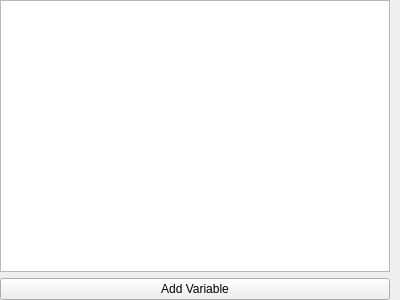
<?xml version="1.0" encoding="UTF-8"?>
<ui version="4.0">
 <class>variables_panel</class>
 <widget class="QWidget" name="variables_panel">
  <property name="geometry">
   <rect>
    <x>0</x>
    <y>0</y>
    <width>400</width>
    <height>300</height>
   </rect>
  </property>
  <property name="windowTitle">
   <string>Form</string>
  </property>
  <layout class="QGridLayout" name="gridLayout">
   <property name="leftMargin">
    <number>0</number>
   </property>
   <property name="topMargin">
    <number>0</number>
   </property>
   <property name="rightMargin">
    <number>10</number>
   </property>
   <property name="bottomMargin">
    <number>0</number>
   </property>
   <item row="0" column="0">
    <widget class="QListWidget" name="variables_list_widget">
     <property name="dragEnabled">
      <bool>true</bool>
     </property>
    </widget>
   </item>
   <item row="1" column="0">
    <widget class="QPushButton" name="add_variable_button">
     <property name="text">
      <string>Add Variable</string>
     </property>
    </widget>
   </item>
  </layout>
 </widget>
 <resources/>
 <connections>
  <connection>
   <sender>add_variable_button</sender>
   <signal>clicked()</signal>
   <receiver>variables_panel</receiver>
   <slot>on_add_variable_button_clicked()</slot>
   <hints>
    <hint type="sourcelabel">
     <x>172</x>
     <y>292</y>
    </hint>
    <hint type="destinationlabel">
     <x>397</x>
     <y>135</y>
    </hint>
   </hints>
  </connection>
 </connections>
 <slots>
  <slot>on_add_variable_button_clicked()</slot>
 </slots>
</ui>
